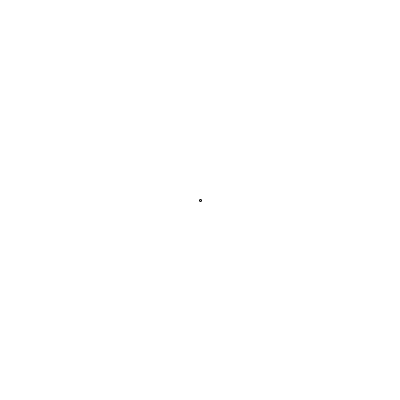
Frame 1 (no input)
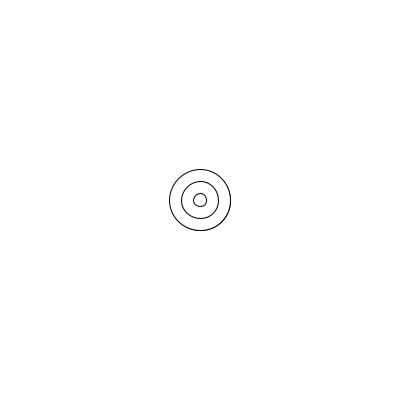
Frame 60 (the mouse pressed at the canvas centre just before this capture)
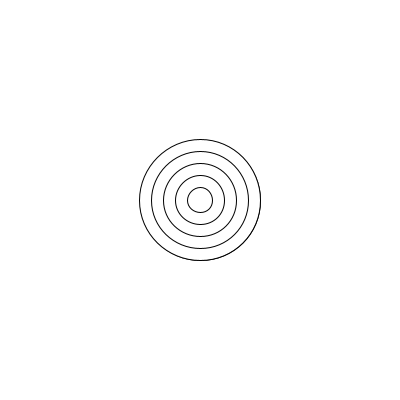
Frame 120 (the mouse held since frame 60 and released just before this capture)

The Processing sketch that drew these frames (run headless with seeded random() and noise(); from frame 60 on, the mouse is pressed at the canvas centre):

// Processing sketch: SummerAssignment2021
// ── SummerAssignment2021.pde
Circle circle;
ArrayList<Circle> circles;
ArrayList<Circle> extracircles;

void setup() {
  size(400, 400);
  background(255);

  circle = new Circle(width/2, height/2);
  circles = new ArrayList<Circle>();
  extracircles = new ArrayList<Circle>();
  circles.add(circle);
}

void draw() {

  for (int i = circles.size()-1; i > -1; i--) {
    Circle d = circles.get(i);

    if (d.newOne()) {
      Circle e = new Circle(width/2, height/2);
      circles.add(e);
    }
    
    if (d.size > 1.75*width) {
      circles.remove(d);
    }
  }
  
  for (Circle c : circles) {
    c.update();
    c.display();
  }

  for (Circle c : extracircles) {
    c.update();
    c.display();
  }
}

void keyPressed() {
  Circle f = new Circle(width/2, height/2);
  extracircles.add(f);
}

// ── Circle.pde
class Circle {
  
  float x, y, size, c;
  
  Circle(float xin, float yin) {
    x = xin;
    y = yin;
    size = 1;
    fill(255);
  }
  
  void update() {
    size ++;
  }
  
  void display() {
    circle(x, y, size);
  }
  
  boolean newOne() {
    if (size == 25) {
      return true;
    }
    else {
      return false;
    }
  }
}
